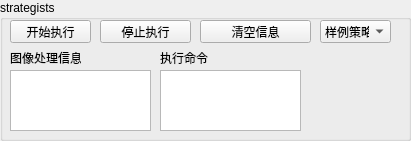
   <widget class="QGroupBox" name="strategy_box">
    <property name="geometry">
     <rect>
      <x>410</x>
      <y>490</y>
      <width>411</width>
      <height>141</height>
     </rect>
    </property>
    <property name="title">
     <string>strategists</string>
    </property>
    <widget class="QPushButton" name="strategy_start">
     <property name="geometry">
      <rect>
       <x>10</x>
       <y>20</y>
       <width>81</width>
       <height>23</height>
      </rect>
     </property>
     <property name="text">
      <string>开始执行</string>
     </property>
    </widget>
    <widget class="QLabel" name="label_19">
     <property name="geometry">
      <rect>
       <x>10</x>
       <y>50</y>
       <width>71</width>
       <height>16</height>
      </rect>
     </property>
     <property name="text">
      <string>图像处理信息</string>
     </property>
    </widget>
    <widget class="QComboBox" name="strategy_type">
     <property name="geometry">
      <rect>
       <x>320</x>
       <y>20</y>
       <width>71</width>
       <height>23</height>
      </rect>
     </property>
     <property name="currentText">
      <string>样例策略</string>
     </property>
     <item>
      <property name="text">
       <string>样例策略</string>
      </property>
     </item>
     <item>
      <property name="text">
       <string>点球</string>
      </property>
     </item>
     <item>
      <property name="text">
       <string>守门</string>
      </property>
     </item>
    </widget>
    <widget class="QTextBrowser" name="strategy_imgdis">
     <property name="geometry">
      <rect>
       <x>10</x>
       <y>70</y>
       <width>141</width>
       <height>61</height>
      </rect>
     </property>
     <property name="html">
      <string>&lt;!DOCTYPE HTML PUBLIC &quot;-//W3C//DTD HTML 4.0//EN&quot; &quot;http://www.w3.org/TR/REC-html40/strict.dtd&quot;&gt;
&lt;html&gt;&lt;head&gt;&lt;meta name=&quot;qrichtext&quot; content=&quot;1&quot; /&gt;&lt;style type=&quot;text/css&quot;&gt;
p, li { white-space: pre-wrap; }
&lt;/style&gt;&lt;/head&gt;&lt;body style=&quot; font-family:'SimSun'; font-size:9pt; font-weight:400; font-style:normal;&quot;&gt;
&lt;p style=&quot;-qt-paragraph-type:empty; margin-top:0px; margin-bottom:0px; margin-left:0px; margin-right:0px; -qt-block-indent:0; text-indent:0px; font-family:'MS Shell Dlg 2'; font-size:8pt;&quot;&gt;&lt;br /&gt;&lt;/p&gt;&lt;/body&gt;&lt;/html&gt;</string>
     </property>
    </widget>
    <widget class="QLabel" name="label_20">
     <property name="geometry">
      <rect>
       <x>160</x>
       <y>50</y>
       <width>71</width>
       <height>16</height>
      </rect>
     </property>
     <property name="text">
      <string>执行命令</string>
     </property>
    </widget>
    <widget class="QPushButton" name="strategy_stop">
     <property name="geometry">
      <rect>
       <x>100</x>
       <y>20</y>
       <width>91</width>
       <height>23</height>
      </rect>
     </property>
     <property name="text">
      <string>停止执行</string>
     </property>
    </widget>
    <widget class="QPushButton" name="strategy_clearinfo">
     <property name="geometry">
      <rect>
       <x>200</x>
       <y>20</y>
       <width>111</width>
       <height>23</height>
      </rect>
     </property>
     <property name="text">
      <string>清空信息</string>
     </property>
    </widget>
    <widget class="QTextBrowser" name="strategy_exec_orders">
     <property name="geometry">
      <rect>
       <x>160</x>
       <y>70</y>
       <width>141</width>
       <height>61</height>
      </rect>
     </property>
     <property name="html">
      <string>&lt;!DOCTYPE HTML PUBLIC &quot;-//W3C//DTD HTML 4.0//EN&quot; &quot;http://www.w3.org/TR/REC-html40/strict.dtd&quot;&gt;
&lt;html&gt;&lt;head&gt;&lt;meta name=&quot;qrichtext&quot; content=&quot;1&quot; /&gt;&lt;style type=&quot;text/css&quot;&gt;
p, li { white-space: pre-wrap; }
&lt;/style&gt;&lt;/head&gt;&lt;body style=&quot; font-family:'SimSun'; font-size:9pt; font-weight:400; font-style:normal;&quot;&gt;
&lt;p style=&quot;-qt-paragraph-type:empty; margin-top:0px; margin-bottom:0px; margin-left:0px; margin-right:0px; -qt-block-indent:0; text-indent:0px; font-family:'MS Shell Dlg 2'; font-size:8pt;&quot;&gt;&lt;br /&gt;&lt;/p&gt;&lt;/body&gt;&lt;/html&gt;</string>
     </property>
    </widget>
   </widget>
